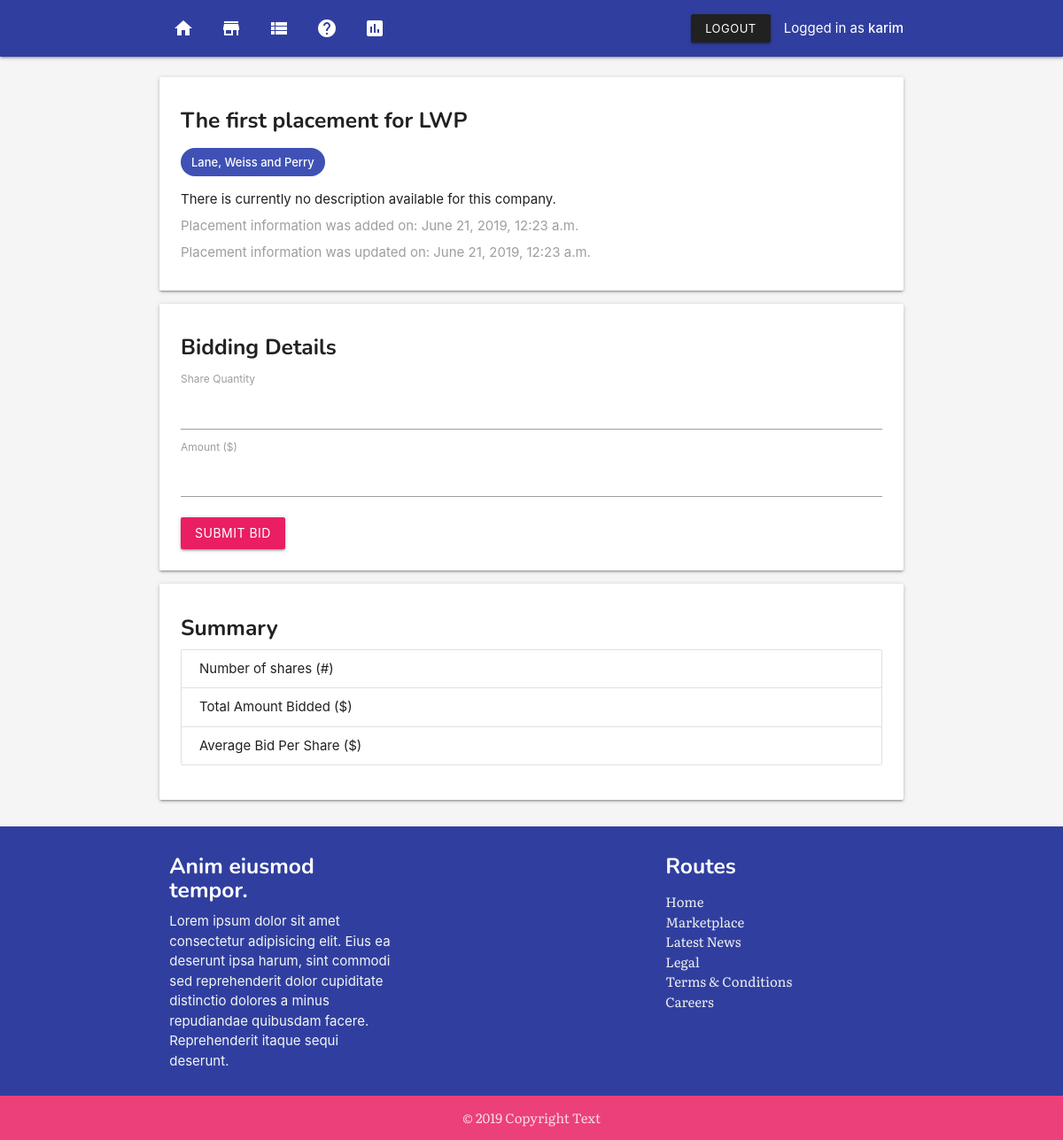
Page /marketplace/the-first-placement-for-lwp-1/ (signed in) on the committed database.
### app/models.py (models this page shows, shortened)
class Placement(models.Model):
    placement_title = models.CharField(max_length=255)
    placement_slug = models.SlugField()
    placement_company = models.ForeignKey(Company, on_delete=models.CASCADE)
    placement_created = models.DateTimeField(auto_now_add=True)
    placement_modified = models.DateTimeField(auto_now=True)

class Company(models.Model):
    company_name = models.CharField(max_length=255)
    company_address = models.CharField(max_length=255)
    company_description = models.TextField(default="There is currently no description available for this company.")
    company_created = models.DateTimeField(auto_now_add=True)
    company_modified = models.DateTimeField(auto_now=True)
    def __str__(self):
        return self.company_name

### app/views.py (the view, shortened to what this page needs)
# urls.py: path('marketplace/<placement_slug>/', views.placement_detail, name='placement-detail'),
@login_required
def placement_detail(request, placement_slug):
    user_last = User.objects.all().last()
    placement = get_object_or_404(Placement, placement_slug=placement_slug)
    context = {'placement': placement}
    return render(request, 'placement_detail.html', context)

### templates/placement_detail.html (shortened to what this page needs)
{% extends 'base.html' %}
{% block content %}
{% include 'nav.html' %}
<section class="section">
    <section class="container">
            <div class="card">
                    <div class="card-content">
                        <h5>{{ placement.placement_title }}</h5>
                        <p class="chip indigo white-text">{{ placement.placement_company }}</p>
                        <p>{{placement.placement_company.company_description}}</p>
                        <p class="grey-text">Placement information was added on: {{ placement.placement_created }}</p>
                        <p class="grey-text">Placement information was updated on: {{ placement.placement_modified }}</p>
                    </div>
                </div>
       <div class="card">
           <div class="card-content">
               <form action="" method="POST" class="form">
               <h5>Bidding Details</h5>
               <label for="">
                   Share Quantity
               </label>
               <input name="quantity" required id="quantity" type="number" min=1>
               <label for="">
                   Amount ($)
               </label>
               <input name="amount" required id="amount" type="number" min=1>
               <button type="submit" style="margin-top: 1rem;" class="btn pink waves-effect waves-light">Submit Bid</button>
            </form>
           </div>
       </div>
       <div class="card">
            <div class="card-content">
                <h5>Summary</h5>
                <ul class="collection">
                    <li class="collection-item">Number of shares (#)
                    </li>
                    <li class="collection-item">Total Amount Bidded ($)
                    </li>
                    <li class="collection-item">Average Bid Per Share ($)
                    </li>
                </ul>
            </div>
        </div>
    </section>
</section>
{% include 'footer.html' %}
{% endblock content %}

### templates/nav.html (shortened to what this page needs)
<nav>
<div class="nav-wrapper indigo darken-2">
    <div class="container">
    <ul class="left hide-on-med-and-down">
            <li><a href="{% url 'app:home' %}"><i class="material-icons">home</i></a></li>
        <li><a href="{% url 'app:placements' %}"><i class="material-icons">store</i></a></li>
        <li><a href="{% url 'app:bid-summary' %}"><i class="material-icons">view_list</i></a></li>
        <li><a href="{% url 'app:about' %}"><i class="material-icons">help</i></a></li>
        <li><a href="{% url 'app:dashboard' %}"><i class="material-icons">insert_chart</i></a></li>
    </ul>
    <ul class="right hide-on-med-and-down">
            {% if user.is_authenticated %}
            <li><a class="btn-small waves-effect waves-light grey darken-4" href="{% url 'app:logout' %}">Logout</a></li>
            <li>Logged in as <strong>{{ user.username }}</strong></li>
        {% endif %}
    </ul>
</div>
</div>
</nav>

### templates/base.html (style rules this page uses)
p { margin-top: 0.5rem !important; margin-bottom: 0.5rem!important; }
h1, h2, h3, h4, h5, h6 { margin-top: .5em !important; font-family: 'Nunito', sans-serif; font-weight: bold; }
body { display: flex; min-height: 100vh; flex-direction: column; }

### rows in the picture
Placement: placement_title "The first placement for LWP", placement_company "Lane, Weiss and Perry", placement_company.company_description "There is currently no description available for this company.", placement_created "June 21, 2019, 12:23 a.m.", placement_modified "June 21, 2019, 12:23 a.m."

### other values in the picture
{{ user.username }} "karim"
